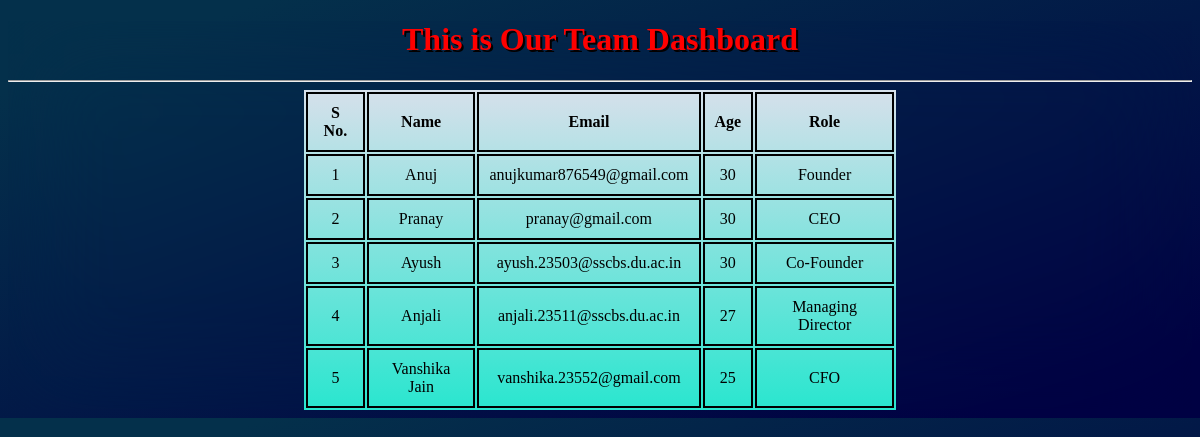
The app's page /team/ (signed in), older data.
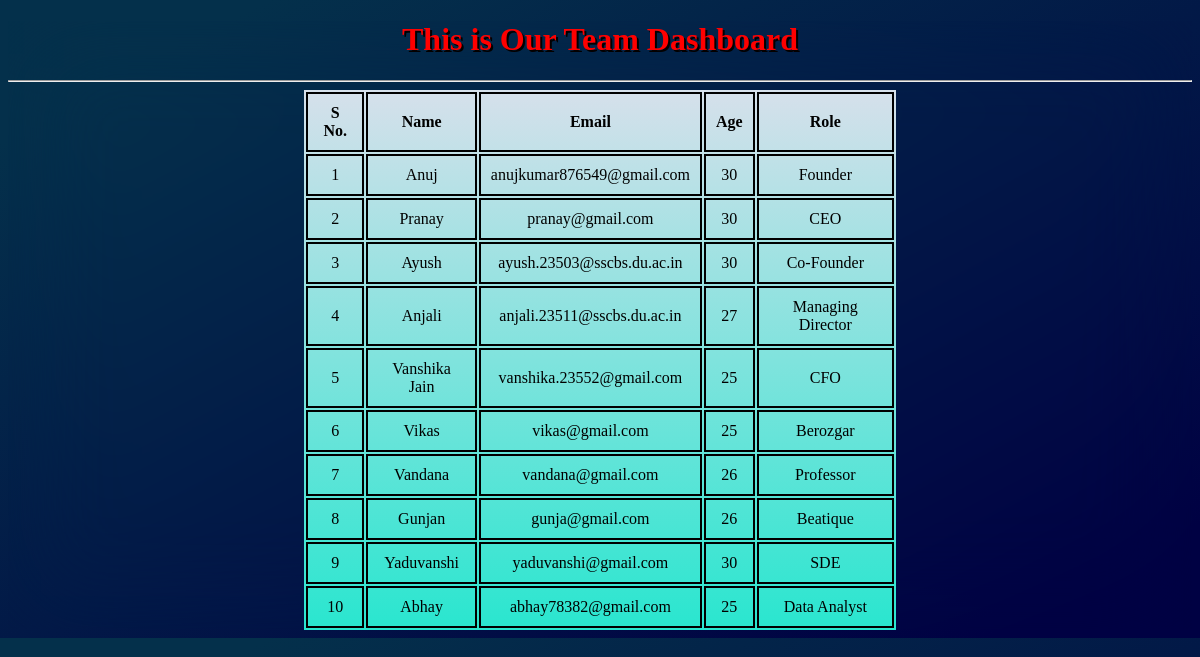
The same page, newer data.
### home/models.py (models this page shows, shortened)
class staff(models.Model):
    Name=models.CharField(max_length=30)
    Age=models.IntegerField()
    Email=models.EmailField()
    Role=models.CharField(max_length=255)

### home/views.py (the view)
# urls.py: path('team/',team,name='team'),
@login_required(login_url="/")
def team(request):
    Employee_details=staff.objects.all().values()
    context={
        'Employee_details':Employee_details,
    }
    return render(request,'team.html',context)

### home/templates/team.html (shortened to what this page needs)
<!DOCTYPE html>
<html lang="en">
  <head>
    <link
      rel="stylesheet"
      href="https://cdnjs.cloudflare.com/ajax/libs/animate.css/4.1.1/animate.min.css" />
    {%load static%}
    <link rel="stylesheet" href="{% static 'team.css' %} ">
  </head>
  <body>
    <div class="animate__animated animate__bounce animate__delay-2s">
      <h1>This is Our Team Dashboard</h1>
    </div>
    <hr>
    <table>
      <tr>
        <th>S No.</th>
        <th>Name</th>
        <th>Email</th>
        <th>Age</th>
        <th>Role</th>
      </tr>
      {%for people in Employee_details%}
      <tr>
        <td>{{forloop.counter}}</td>
        <td>{{people.Name}}</td>
        <td>{{people.Email}}</td>
        <td>{{people.Age}}</td>
        <td>{{people.Role}}</td>
      </tr>
      {%endfor%}
    </table>
  </body>
</html>

### static/team.css (style rules this page uses)
table { margin: auto; width: 50%; background:linear-gradient(to bottom,rgb(214, 224, 235),rgb(41, 230, 207)); }
td,th { padding: 10px; margin: auto; border: 2px solid black; text-align: center; }
h1 { text-align: center; color: red; text-shadow: 2px 2px #030000; }

### home/templates/team.html (style rules this page uses)
body { background: linear-gradient(to right bottom , rgb(4, 48, 75) 11.2%, rgb(0, 1, 67) 91.1%); backdrop-filter: blur(50px); }

Row changes from the older to the newer data that the page shows:
added staff: Name "Vikas", Email "vikas@gmail.com", Age "25", Role "Berozgar"
added staff: Name "Vandana", Email "vandana@gmail.com", Age "26", Role "Professor"
added staff: Name "Gunjan", Email "gunja@gmail.com", Age "26", Role "Beatique"
added staff: Name "Yaduvanshi", Email "yaduvanshi@gmail.com", Age "30", Role "SDE"
added staff: Name "Abhay", Email "abhay78382@gmail.com", Age "25", Role "Data Analyst"
